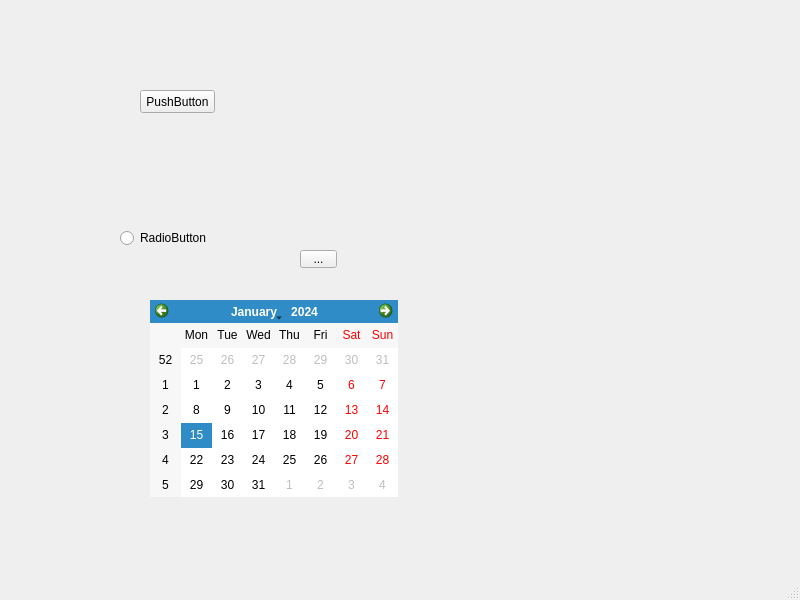
<?xml version="1.0" encoding="UTF-8"?>
<ui version="4.0">
 <class>MainWindow</class>
 <widget class="QMainWindow" name="MainWindow">
  <property name="geometry">
   <rect>
    <x>0</x>
    <y>0</y>
    <width>800</width>
    <height>600</height>
   </rect>
  </property>
  <property name="windowTitle">
   <string>MainWindow</string>
  </property>
  <widget class="QWidget" name="centralwidget">
   <widget class="QPushButton" name="pushButton">
    <property name="geometry">
     <rect>
      <x>140</x>
      <y>90</y>
      <width>75</width>
      <height>23</height>
     </rect>
    </property>
    <property name="text">
     <string>PushButton</string>
    </property>
   </widget>
   <widget class="QRadioButton" name="radioButton">
    <property name="geometry">
     <rect>
      <x>120</x>
      <y>230</y>
      <width>89</width>
      <height>16</height>
     </rect>
    </property>
    <property name="text">
     <string>RadioButton</string>
    </property>
   </widget>
   <widget class="QToolButton" name="toolButton">
    <property name="geometry">
     <rect>
      <x>300</x>
      <y>250</y>
      <width>37</width>
      <height>18</height>
     </rect>
    </property>
    <property name="text">
     <string>...</string>
    </property>
   </widget>
   <widget class="QCalendarWidget" name="calendarWidget">
    <property name="geometry">
     <rect>
      <x>150</x>
      <y>300</y>
      <width>248</width>
      <height>197</height>
     </rect>
    </property>
   </widget>
  </widget>
  <widget class="QMenuBar" name="menubar">
   <property name="geometry">
    <rect>
     <x>0</x>
     <y>0</y>
     <width>800</width>
     <height>23</height>
    </rect>
   </property>
  </widget>
  <widget class="QStatusBar" name="statusbar"/>
 </widget>
 <resources/>
 <connections/>
</ui>
